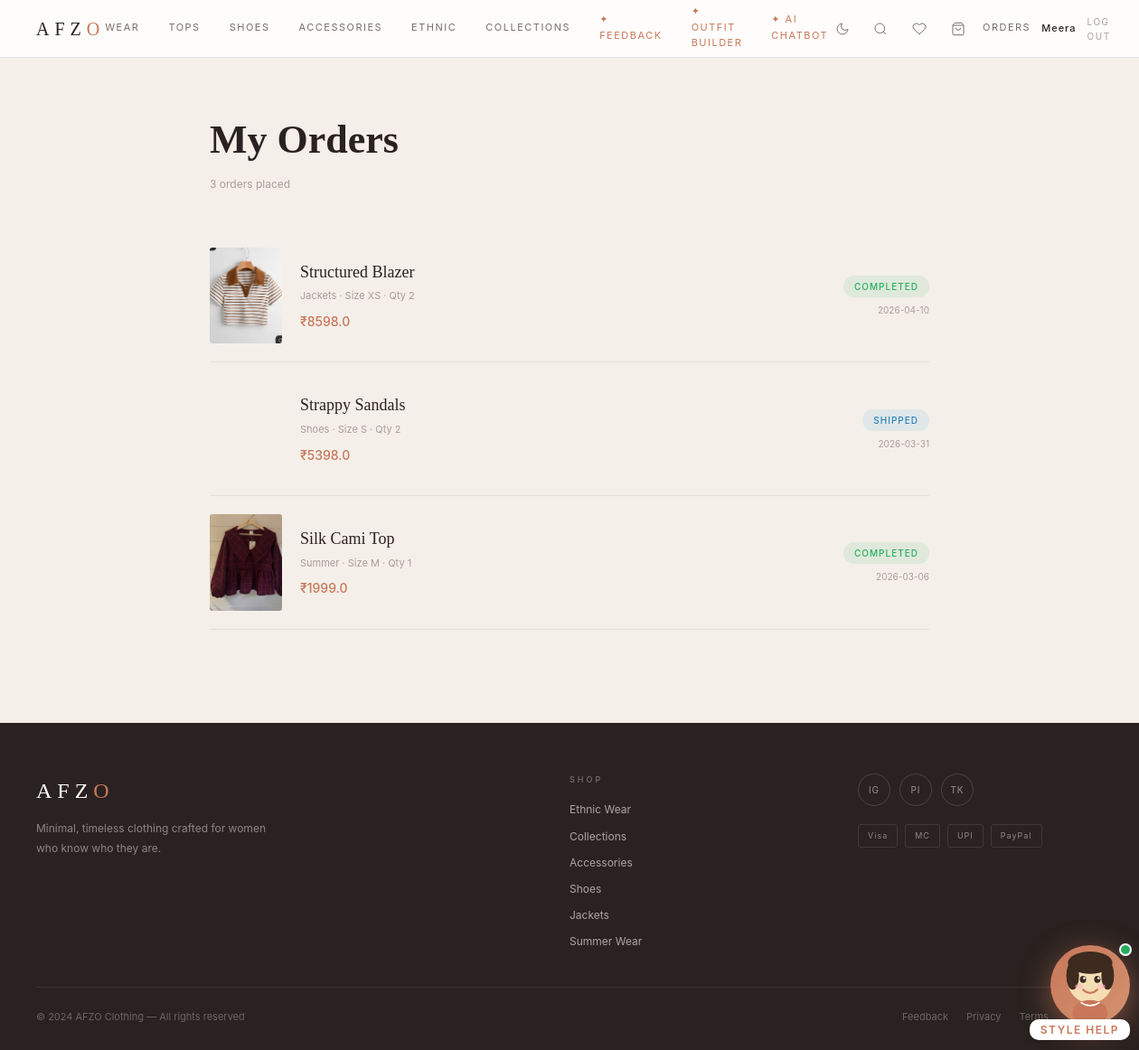
Page /orders (signed in) on the committed database.
### tables this page shows
CREATE TABLE orders (
        id INTEGER PRIMARY KEY AUTOINCREMENT,
        user_name TEXT NOT NULL,
        user_email TEXT NOT NULL,
        product_id INTEGER NOT NULL,
        product_name TEXT NOT NULL,
        category TEXT NOT NULL,
        price REAL NOT NULL,
        qty INTEGER DEFAULT 1,
        size TEXT,
        status TEXT DEFAULT 'completed',
        ordered_at TIMESTAMP DEFAULT CURRENT_TIMESTAMP
    );

### afzo-clothing/app.py (the view)
@app.route('/orders')
def order_history():
    if not session.get('user'): return redirect(url_for('index'))
    con=get_db(); cur=con.cursor()
    cur.execute('SELECT id,product_name,category,price,qty,size,status,ordered_at FROM orders WHERE user_email=? ORDER BY ordered_at DESC',
                (session['user']['email'],))
    rows=cur.fetchall(); con.close()
    orders=[]
    for r in rows:
        pid_match=next((p for p in PRODUCTS if p['name']==r[1]),None)
        can_cancel = False
        if r[6] in ['pending', 'completed'] and r[7]:
            try:
                order_time = datetime.strptime(r[7], '%Y-%m-%d %H:%M:%S')
                time_diff = datetime.now() - order_time
                can_cancel = time_diff.total_seconds() < 86400  # 24 hours in seconds
            except:
                pass
        orders.append({'id':r[0],'product_name':r[1],'category':r[2],'price':r[3],
                       'qty':r[4],'size':r[5],'status':r[6],'date':r[7][:10] if r[7] else '',
                       'image':pid_match['image'] if pid_match else '', 'can_cancel':can_cancel})
    return render_template('orders.html',orders=orders,user=session.get('user'))

### afzo-clothing/app.py (called while the page is built)
def get_db(): return sqlite3.connect(DB)

### afzo-clothing/templates/orders.html (shortened to what this page needs)
{% extends "base.html" %}
{% block content %}
<div class="page">
  <div style="max-width:860px;margin:0 auto;padding:56px 32px">
    <h1 style="font-family:var(--font-serif);font-size:44px;color:var(--dark);margin-bottom:4px">My Orders</h1>
    <p style="font-size:12px;color:var(--light);margin-bottom:40px">{{ orders|length }} order{{ 's' if orders|length!=1 else '' }} placed</p>
    {% if orders %}
      {% for o in orders %}
      <div style="display:grid;grid-template-columns:80px 1fr auto;gap:20px;align-items:center;padding:20px 0;border-bottom:1px solid var(--border-lt)">
        <div style="aspect-ratio:3/4;overflow:hidden;border-radius:3px;background:var(--beige)">{% if o.image %}<img src="{{ o.image }}" alt="{{ o.product_name }}" style="width:100%;height:100%;object-fit:cover">{% endif %}</div>
        <div>
          <div style="font-family:var(--font-serif);font-size:18px;color:var(--dark);margin-bottom:4px">{{ o.product_name }}</div>
          <div style="font-size:11px;color:var(--light);margin-bottom:8px">{{ o.category|title }} · Size {{ o.size }} · Qty {{ o.qty }}</div>
          <div style="font-size:14px;color:var(--terra);font-weight:500">₹{{ o.price*o.qty }}</div>
        </div>
        <div style="text-align:right">
          <div style="display:inline-block;padding:4px 12px;border-radius:20px;font-size:10px;letter-spacing:1px;text-transform:uppercase;font-weight:500;background:{% if o.status=='completed' %}rgba(39,174,96,0.1){% elif o.status=='shipped' %}rgba(52,152,219,0.1){% else %}rgba(243,156,18,0.1){% endif %};color:{% if o.status=='completed' %}#27ae60{% elif o.status=='shipped' %}#2980b9{% else %}#e67e22{% endif %}">{{ o.status }}</div>
          <div style="font-size:10px;color:var(--light);margin-top:6px">{{ o.date }}</div>                  </div>
      </div>
      {% endfor %}
    {% endif %}
  </div>
</div>
{% endblock %}

### afzo-clothing/static/css/style.css (style rules this page uses)
:root { --font-serif: 'Georgia', 'Times New Roman', serif; --font-sans: 'Inter', -apple-system, BlinkMacSystemFont, 'Segoe UI', sans-serif; --dark: #2A2220; --mid: #7A6D68; --light: #A89E9A; --beige: #F4EFE9; --terra: #C8775A; --terra-dark: #A85F43; --border: rgba(42,34,32,0.12); --border-lt: rgba(42,34,32,0.07); --bg: #FFFFFF; --bg-page: #F4EFE9; --bg-card: #FFFFFF; --bg-nav: rgba(255,255,255,0.85); --nav-h: 64px; --glass-bg: rgba(255,255,255,0.65); --glass-border: rgba(255,255,255,0.5); --shadow-sm: 0 2px 12px rgba(42,34,32,0.07); --shadow-md: 0 8px 32px rgba(42,34,32,0.12); --shadow-lg: 0 24px 64px rgba(42,34,32,0.16); --transition: 0.25s cubic-bezier(0.4,0,0.2,1); }
*, *::before, *::after { box-sizing: border-box; margin: 0; padding: 0; }
html { scroll-behavior: smooth; }
body { font-family: var(--font-sans); background: var(--bg-page); color: var(--dark); line-height: 1.6; transition: background var(--transition), color var(--transition); }
img { display: block; max-width: 100%; }
.page { min-height: calc(100vh - var(--nav-h)); }

### rows in the picture
orders: shows a picture, product_name "Structured Blazer", category "Jackets", size "XS", qty "2", o.price*o.qty "8598.0", status "COMPLETED", date "2026-04-10"
orders: product_name "Strappy Sandals", category "Shoes", size "S", qty "2", o.price*o.qty "5398.0", status "SHIPPED", date "2026-03-31"
orders: shows a picture, product_name "Silk Cami Top", category "Summer", size "M", qty "1", o.price*o.qty "1999.0", status "COMPLETED", date "2026-03-06"

### other values in the picture
{{ user.name.split()[0] }} "Meera"
{{ orders|length }} "3"
{{ 's' if orders|length!=1 else '' }} "s"
